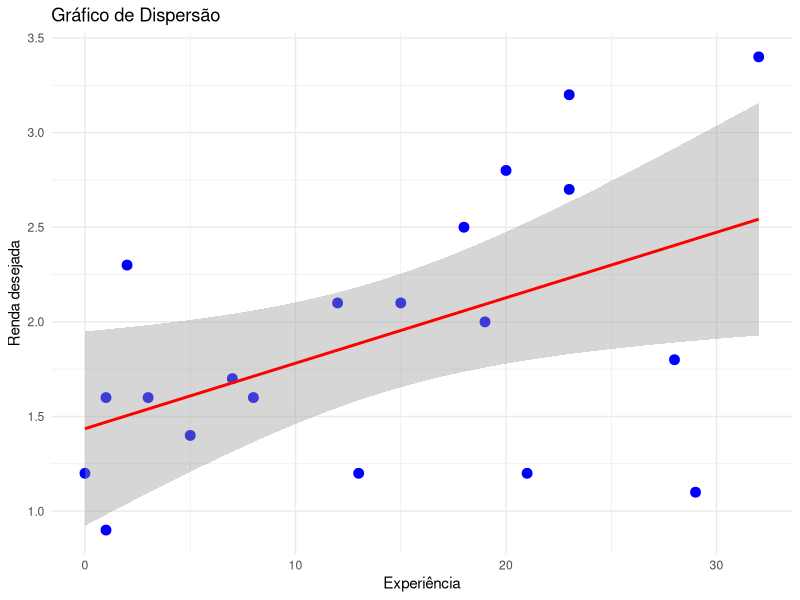
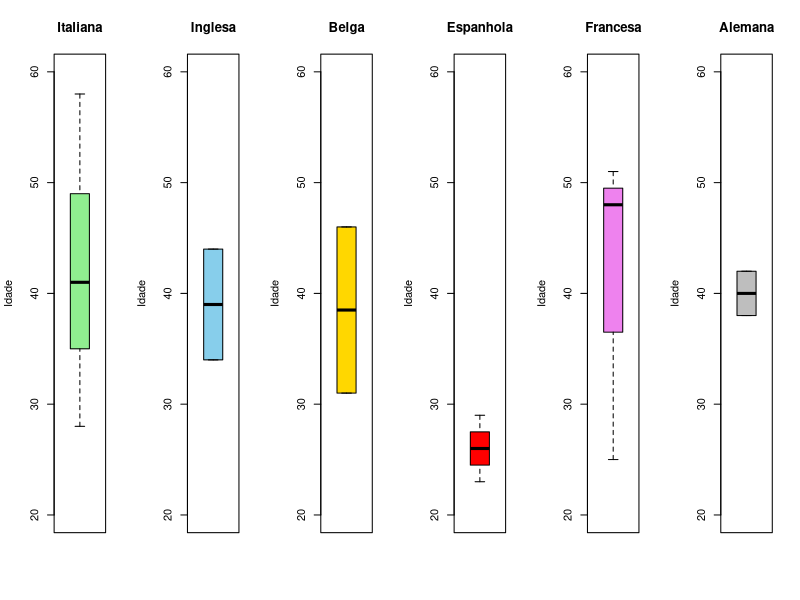
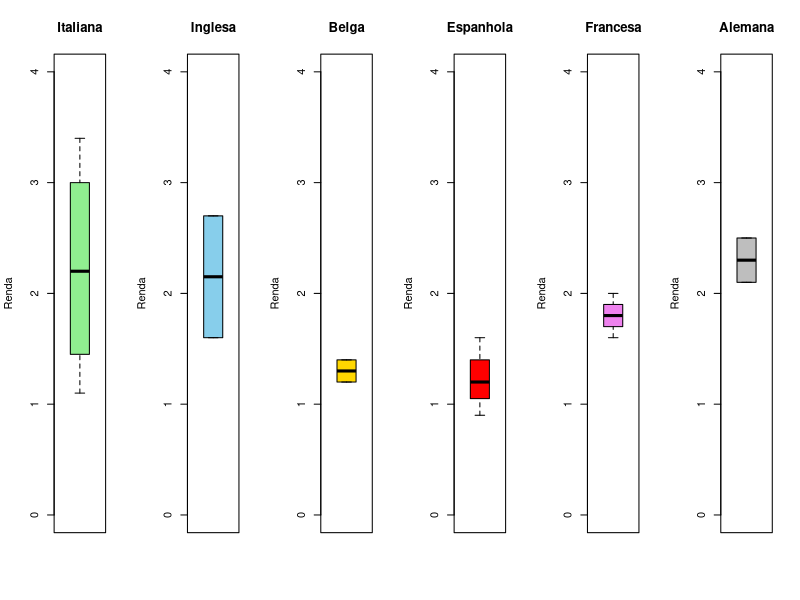

Source code (R) for these figures, in order:

#Questão 2
idade <- c(28, 34, 46, 26, 37, 29, 51, 31, 39, 43, 58, 44, 25, 23, 52, 42, 48, 
           33, 38, 46)
#Nacionalidade: italiana, inglesa, belga, espanhola, francesa, alemana
nacionalidade <- c("Italiana", "Inglesa", "Belga", "Espanhola", "Italiana", 
                   "Espanhola", "Francesa", "Belga", "Italiana", "Italiana", 
                   "Italiana", "Inglesa", "Francesa", "Espanhola", "Italiana", 
                   "Alemana", "Francesa", "Italiana", "Alemana", "Italiana"
)
renda <- c(2.3, 1.6, 1.2, 0.9, 2.1, 1.6, 1.8, 1.4, 1.2, 2.8, 3.4, 2.7, 1.6, 1.2,
           1.1, 2.5, 2.0, 1.7, 2.1, 3.2)
experiencia <- c(2, 8, 21, 1, 15, 3, 28, 5, 13, 20, 32, 23, 1, 0, 29, 18, 19, 7,
                 12, 23)
curriculos <- data.frame(idade, nacionalidade, renda, experiencia)

# Estatísticas descritivas
#item 1
#Informações
Informações <- c("Idade", "Renda", "Experiência")
#Medias
media_idade <- mean(idade)
media_Renda <- mean(renda)
media_Experiencia <- mean(experiencia)
Media <- c(media_idade, media_Renda, media_Experiencia)
#Medianas
mediana_idade <- median(idade)
mediana_Renda <- median(renda)
mediana_Experiencia <- median(experiencia)
Mediana <- c(mediana_idade, mediana_Renda, mediana_Experiencia)
#Desvio padrão
desvio_idade <- sd(idade)
desvio_Renda <- sd(renda)
desvio_Experiencia <- sd(experiencia)
Desvio_Padrão <- c(desvio_idade, desvio_Renda, desvio_Experiencia)
estatisticas = data.frame(Informações,Media, Mediana, Desvio_Padrão)
print(estatisticas)

#item 2
library(dplyr) 
library(tidyverse)
grupos_nacionalidade <- curriculos %>% 
  group_by(nacionalidade) %>%       # agrupa por nacionalidade
  summarise(
    Renda_media = mean(renda),
    Experiencia_media = mean(experiencia)
  )
cat("Tabela completa:\n")
print(grupos_nacionalidade)

maior_renda <- grupos_nacionalidade %>%
  slice_max(Renda_media)%>%
  pull(nacionalidade)

cat("\nNacionalidade com maior renda média desejada:\n")
print(maior_renda)

mais_experiente <- grupos_nacionalidade %>%
  slice_max(Experiencia_media) %>%
  pull(nacionalidade)

cat("Nacionalidade que aparenta ser mais experiente:")
print(mais_experiente)

#item3
coeficienteP <- cor(experiencia, renda)
coeficienteP

ggplot(curriculos, aes(x = experiencia, y = renda)) +
  geom_point(color = "blue", size = 3) +
  geom_smooth(method = "lm", color = "red") + # linha de regressão
  labs(title = "Gráfico de Dispersão",
       x = "Experiência",
       y = "Renda desejada") +
  theme_minimal()

#item 4
prioridade <- curriculos %>%
  select(idade, nacionalidade)%>%
  filter(experiencia>10, renda<2) %>%
  pull(idade)

print("Idade e nacionalidade dos candidatos que atendem aos critérios de 
      prioridade:\n")
print(prioridade)

print("Número de candidatos que atendem aos critérios de prioridade:")
print(nrow(prioridade))

# item 5
#idade
par(mfrow = c(1, 6))#divide o quadro em 6 colunas
nacionalidade_unicas <- unique(curriculos$nacionalidade) 
#cria um vetor com as nacionalidades
cores <- c("lightgreen", "skyblue", "gold", "red", "violet", "gray")
#vetor de cores para diferenciar as nacionalidades

for (i in 1:length(nacionalidade_unicas)) { #for para cada nacionalidade
  nac <- nacionalidade_unicas[i]#cada loop trata os dados de uma nacionalidade
  
  dados_filtrados <- curriculos %>%
    filter(nacionalidade == nac) %>%
    pull(idade)#cria um vetor de idades da nacionalidade atual do loop
  
  if (i == 1) {#Na primeira iteração cria o label do gráfico
    ylab_text <- "Idade"
    yaxt_setting <- 's'
  }
  #cria o boxplot
    boxplot(dados_filtrados,
          main = nac,
          ylab = ylab_text,
          col = cores[i],
          border = "black",
          ylim = c(20, 60), #define o limite do eixo y
          yaxt = yaxt_setting)
}

#RENDAS
par(mfrow = c(1,6))
for (i in 1:length(nacionalidade_unicas)) {
  nac <- nacionalidade_unicas[i]
  
  dados_filtrados <- curriculos %>%
    filter(nacionalidade == nac) %>%
    pull(renda)
  
  if (i == 1) {
    ylab_text <- "Renda"
    yaxt_setting <- 's'
  }
  
  boxplot(dados_filtrados,
          main = nac,
          ylab = ylab_text,
          col = cores[i],
          border = "black",
          ylim = c(0,4), 
          yaxt = yaxt_setting)
}
